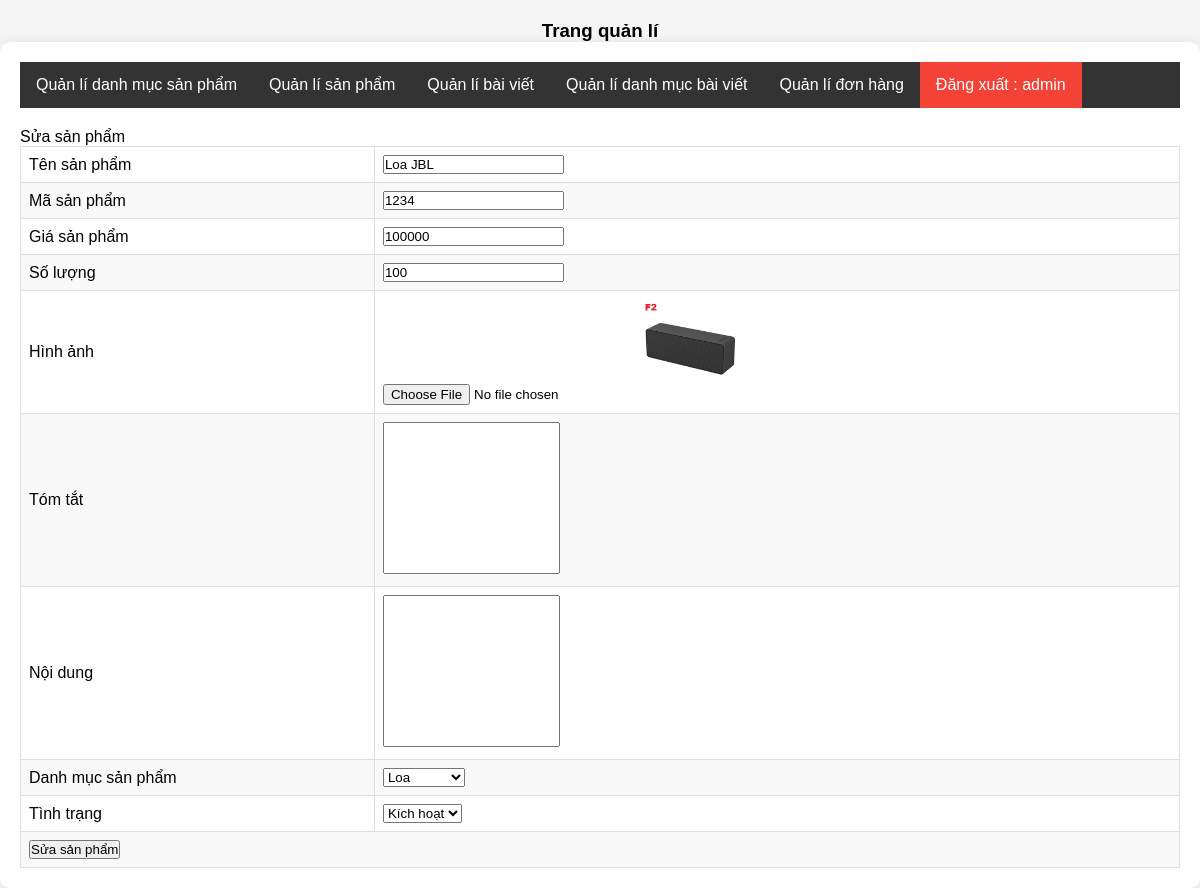
/HoangAnhStore/admincp/index.php?action=quanlisanpham&query=sua&idsanpham=2 (signed in), run on the app's committed database.
### tables this page shows
CREATE TABLE `tbl_sanpham` (
  `id_sanpham` int(11) NOT NULL,
  `tensp` varchar(100) NOT NULL,
  `masp` varchar(100) NOT NULL,
  `giasp` varchar(100) NOT NULL,
  `soluong` int(100) NOT NULL,
  `hinhanh` varchar(100) NOT NULL,
  `tomtat` text NOT NULL,
  `noidung` text NOT NULL,
  `id_danhmuc` varchar(100) NOT NULL,
  `tinhtrang` int(11) NOT NULL
);

### HoangAnhStore/admincp/modules/quanlisp/sua.php (the view, shortened to what this page needs)
<?php
    $sql_sua_sanpham = "select * from tbl_sanpham where id_sanpham = '$_GET[idsanpham]' limit 1";
    $query_sua_sanpham = mysqli_query($mysqli,$sql_sua_sanpham);
?>
<p>Sửa sản phẩm</p>
<table class="ListTable" border="1" width="100%" style="border-collapse: collapse;">
<?php
        while($row = mysqli_fetch_array($query_sua_sanpham))
        {
    ?>
  <form method="POST" action="modules/quanlisp/xuli.php?idsanpham=<?php echo $row['id_sanpham']  ?>" enctype="multipart/form-data">
    <tr>
        <td>Tên sản phẩm</td>
        <td><input type="text" name="tensp" id="" value="<?php echo $row['tensp'] ?>"></td>
    </tr>
    <tr>
        <td>Mã sản phẩm</td>
        <td><input type="text" name="masp" value="<?php echo $row['masp'] ?>"></td>
    </tr>
    <tr>
        <td>Giá sản phẩm</td>
        <td><input type="text" name="giasp" id="" value="<?php echo $row['giasp'] ?>"></td>
    </tr>
    <tr>
        <td>Số lượng</td>
        <td><input type="text" name="soluong" id="" value="<?php echo $row['soluong'] ?>"></td>
    </tr>
    <tr>
        <td>Hình ảnh</td>
        <td>
            <input type="file" name="hinhanh" id="">
            <img src="modules/quanlisp/uploads/<?php echo $row['hinhanh'] ?>" alt="" width=100px height = 100px>
        </td>
    </tr>
    <tr>
        <td>Tóm tắt</td>
        <td><textarea name="tomtat" id="" rows="10" style="resize: none" ><?php echo $row['tomtat'] ?></textarea></td>
    </tr>
    <tr>
        <td>Nội dung</td>
        <td><textarea name="noidung" id="" rows="10" style="resize: none"><?php echo $row['noidung'] ?></textarea></td>
    </tr>
    <tr>
        <td>Danh mục sản phẩm</td>
        <td>
          <select name="danhmuc" id="">
            <?php
            $sql_danhmuc = "select * from tbl_danhmuc order by id_danhmuc desc";
            $query_danhmuc = mysqli_query($mysqli, $sql_danhmuc);
            while($row_danhmuc = mysqli_fetch_array($query_danhmuc)){
                if($row_danhmuc['id_danhmuc'] == $row['id_danhmuc']){
            ?>
            <option selected value="<?php echo $row_danhmuc['id_danhmuc'] ?>"> <?php echo $row_danhmuc['tendanhmuc'] ?> </option>
            <?php
                }else{
            ?>
            <option value="<?php echo $row_danhmuc['id_danhmuc'] ?>"> <?php echo $row_danhmuc['tendanhmuc'] ?> </option>
            <?php
                }
            }
            ?>
          </select>
        </td>
    </tr>
    <tr>
        <td>Tình trạng</td>
        <td>
          <select name="tinhtrang" id="">
            <?php
                if($row['tinhtrang']==1){
            ?>
            <option value="1" selected>Kích hoạt</option>
            <?php
            }else{
            ?>
            <option value="1">Kích hoạt</option>
            <option value="0" selected>Ẩn</option>
            <?php
            }
            ?>
          </select>
        </td>
    </tr>
    <tr>
        <td colspan="2"><input type="submit" name="suasanpham" value="Sửa sản phẩm"></td>
    </tr>
    <?php
    }
    ?>
  </form>
</table>

### HoangAnhStore/admincp/css/styleadmincp.css (style rules this page uses)
* { margin: 0; padding: 0; box-sizing: border-box; }
html, body { width: 100%; height: 100%; }
body { font-family: Arial, sans-serif; background-color: #f5f5f5; margin: 0; padding: 0; }
.ListTable { width: 100%; border-collapse: collapse; }
.ListTable th, .ListTable td { border: 1px solid #ddd; padding: 8px; }
.ListTable tr:nth-child(even) { background-color: #f9f9f9; }

### data on the page
tbl_sanpham: tensp "Loa JBL", masp "1234", giasp "100000", soluong "100", hinhanh (picture), tinhtrang "Kích hoạt"

### other printed values
$_SESSION['dangnhap'] "admin"
form field danhmuc "Loa"
